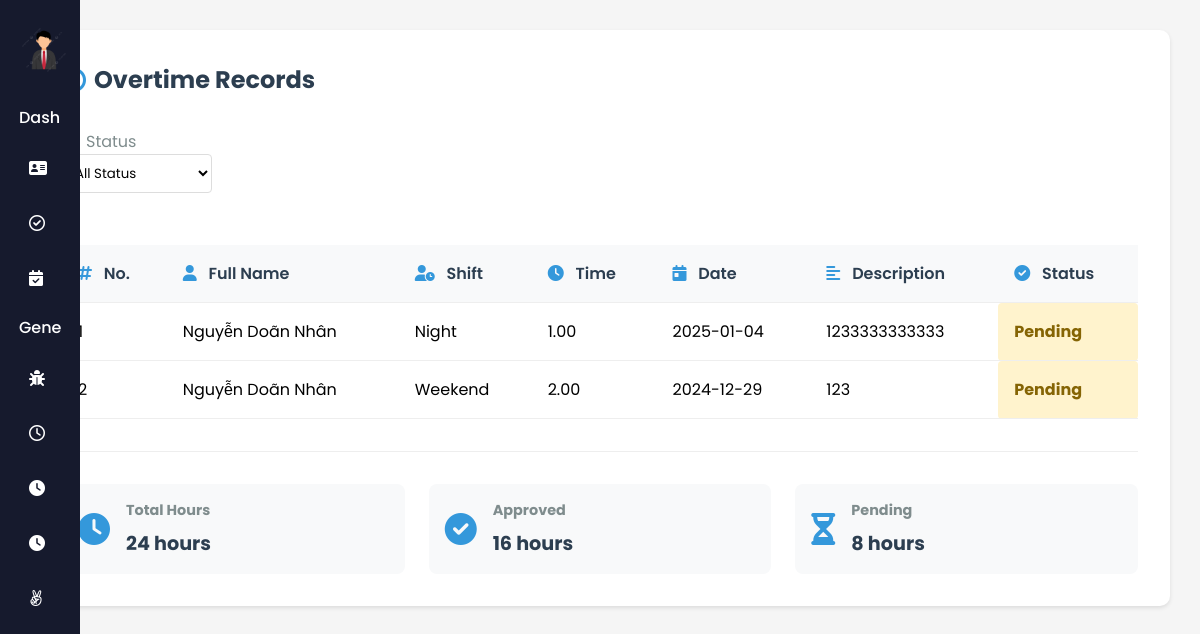
Page /index.php?action=viewPendingOTRequests (signed in) on the earlier database version.
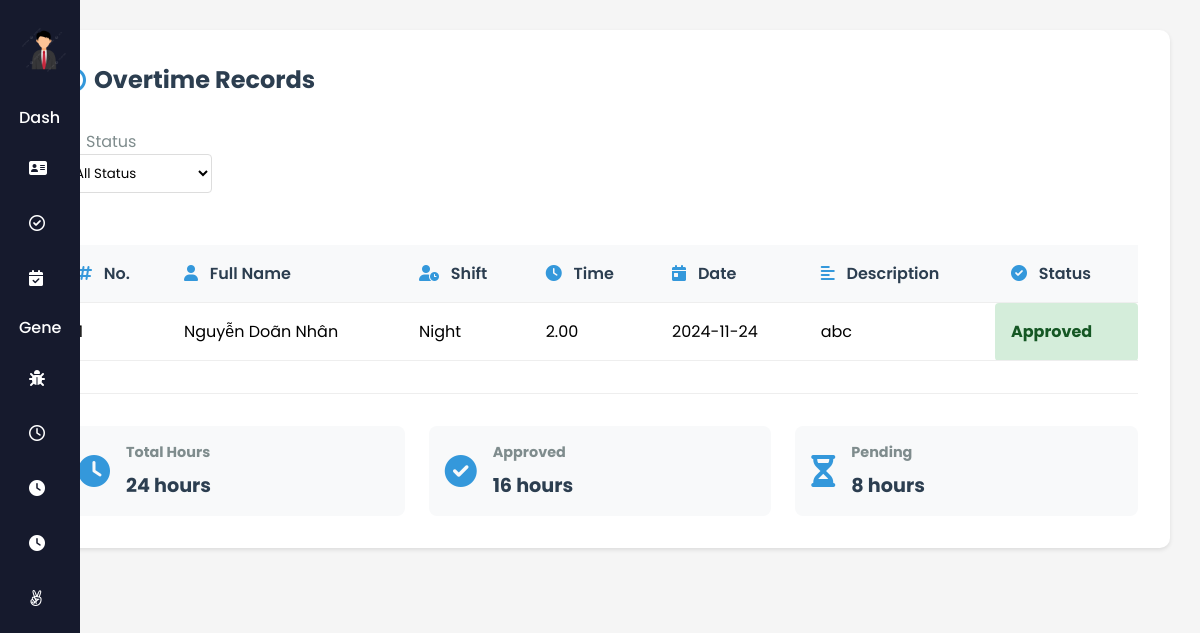
Same page on the later database version.
### tables this page shows
CREATE TABLE `ot` (
  `overtimeID` int(11) NOT NULL,
  `employeeID` int(11) NOT NULL,
  `date` date NOT NULL,
  `shift` enum('Weekend','Night','Holiday') NOT NULL,
  `time` decimal(5,2) DEFAULT NULL,
  `description` varchar(255) DEFAULT NULL,
  `status` enum('Pending','Approved','Rejected') NOT NULL DEFAULT 'Pending'
);

CREATE TABLE `employee` (
  `EmployeeID` int(11) NOT NULL,
  `Username` varchar(50) NOT NULL,
  `Password` varchar(100) NOT NULL,
  `FirstName` varchar(50) DEFAULT NULL,
  `LastName` varchar(50) DEFAULT NULL,
  `DateOfBirth` date DEFAULT NULL,
  `Gender` enum('male','female','other') DEFAULT NULL,
  `IdentityNumber` varchar(20) DEFAULT NULL,
  `IdentityIssuedDate` date DEFAULT NULL,
  `IdentityIssuedPlace` varchar(100) DEFAULT NULL,
  `Email` varchar(100) DEFAULT NULL,
  `PhoneNumber` varchar(20) DEFAULT NULL,
  `MaritalStatus` enum('Có gia đình','Độc thân') DEFAULT NULL,
  `Hometown` varchar(100) DEFAULT NULL,
  `PlaceOfBirth` varchar(100) DEFAULT NULL,
  `Nationality` varchar(50) DEFAULT NULL,
  `Role` enum('giam doc','nhan vien','ke toan','admin') DEFAULT NULL,
  `BaseSalary` decimal(15,2) NOT NULL DEFAULT 0.00
);

### controllers/OTController.php (called while the page is built, shortened)
<?php
require_once 'models/OvertimeModel.php';
class OTController {
    private $overtimeModel;
    public function __construct($db) {
        $this->overtimeModel = new OvertimeModel($db);
    }
    public function viewPendingOTRequests() {
        $status = isset($_GET['status']) ? $_GET['status'] : 'all';
        $overtime_requests = $this->overtimeModel->getFilteredOvertimeRequests(
            $_SESSION['id'],
            $status
        );
        $activeStatusFilter = $status;
        include 'views/viewPendingOTRequests.php';
    }
}
?>

### models/OvertimeModel.php (called while the page is built, shortened)
<?php
class OvertimeModel {
    private $pdo;
    public function __construct($pdo) {
        $this->pdo = $pdo;
    }
    public function getFilteredOvertimeRequests($employeeId, $status = null) {
        $query = "SELECT ot.*, e.FirstName, e.LastName
                  FROM ot
                  JOIN employee e ON ot.EmployeeID = e.EmployeeID
                  WHERE ot.EmployeeID = :employeeId";
        $params = ['employeeId' => $employeeId];
        $query .= " ORDER BY ot.overtimeID DESC";
        $stmt = $this->pdo->prepare($query);
        $stmt->execute($params);
        return $stmt->fetchAll(PDO::FETCH_ASSOC);
    }
}
?>

### views/viewPendingOTRequests.php (the view, shortened to what this page needs)
<!DOCTYPE html>
<html lang="en">
<head>
    <link rel="stylesheet" href="assets/css/viewPendingOTRequests.css" />
    <link
      rel="stylesheet"
      href="https://cdnjs.cloudflare.com/ajax/libs/font-awesome/6.0.0-beta3/css/all.min.css"
    />
</head>
<body>
    <?php include 'views/layouts/sidebar.php'; ?>
    <div class="main-content">
    <div class="overtime-records-container">
        <div class="records-header">
        <h2><i class="fas fa-history"></i> Overtime Records</h2>
        </div>
        <div class="records-filters">
            <form method="GET" action="index.php" class="filter-form">
                <div class="filter-group">
                    <label><i class="fas fa-filter"></i> Status</label>
                    <select name="status" onchange="this.form.submit()">
                        <option value="all" <?php echo isset($activeStatusFilter) && $activeStatusFilter == 'all' ? 'selected' : ''; ?>>All Status</option>
                    </select>
                </div>
            </form>
        </div>
        <div class="records-table">
        <table id="overtimeTable">
            <thead>
            <tr>
                <th><i class="fas fa-hashtag"></i> No.</th>
                <th><i class="fas fa-user"></i> Full Name</th>
                <th><i class="fas fa-user-clock"></i> Shift</th>
                <th><i class="fas fa-clock"></i> Time</th>
                <th><i class="fas fa-calendar-day"></i> Date</th>
                <th><i class="fas fa-align-left"></i> Description</th>
                <th><i class="fas fa-check-circle"></i> Status</th>
            </tr>
            </thead>
            <tbody>
                <?php
                    if (isset($overtime_requests) && !empty($overtime_requests)) {
                        $counter = 1;
                        foreach ($overtime_requests as $request) {
                            $statusClass = '';
                            switch ($request['status']) {
                                case 'Pending':
                                    $statusClass = 'pending';
                                    break;
                                case 'Approved':
                                    $statusClass = 'approved';
                                    break;
                            }
                            echo "<tr>";
                            echo "<td>{$counter}</td>";
                            echo "<td>{$request['FirstName']} {$request['LastName']}</td>";
                            echo "<td>{$request['shift']}</td>";
                            echo "<td>{$request['time']}</td>";
                            echo "<td>{$request['date']}</td>";
                            echo "<td>{$request['description']}</td>";
                            echo "<td class='status {$statusClass}'>{$request['status']}</td>";
                            echo "</tr>";
                            $counter++;
                        }
                    } else {
                        echo "<tr><td colspan='8'>No overtime requests found.</td></tr>";
                    }
                ?>
        </tbody>
        </table>
        </div>
        <div class="records-summary">
        <div class="summary-item">
            <i class="fas fa-clock"></i>
            <div class="summary-info">
            <h4>Total Hours</h4>
            <p>24 hours</p>
            </div>
        </div>
        <div class="summary-item">
            <i class="fas fa-check-circle"></i>
            <div class="summary-info">
            <h4>Approved</h4>
            <p>16 hours</p>
            </div>
        </div>
        <div class="summary-item">
            <i class="fas fa-hourglass-half"></i>
            <div class="summary-info">
            <h4>Pending</h4>
            <p>8 hours</p>
            </div>
        </div>
        </div>
    </div>
    </div>
</body>
</html>

### index.php (shortened to what this page needs)
<?php
require_once 'controllers/ErrorReportController.php';
require_once 'controllers/OTController.php';
require_once 'config.php';
require_once 'models/OvertimeModel.php';
$action = isset($_GET['action']) ? $_GET['action'] : 'login';
switch ($action) {
    case 'viewPendingOTRequests':
        $OTController = new OTController($pdo);
        $OTController->viewPendingOTRequests();
        break;
}
?>

### views/layouts/sidebar.php (shortened to what this page needs)
<!DOCTYPE html>
<html lang="en">
<head>
    <link rel="stylesheet" href="assets/css/sidebar.css" />
    <link rel="stylesheet" href="https://cdnjs.cloudflare.com/ajax/libs/font-awesome/6.0.0-beta3/css/all.min.css" />
</head>
<body>
    <aside class="sidebar">
        <div class="sidebar-header">
            <img src="assets/images/avatar.png" alt="Avatar" />
        </div>
        <div class="sidebar-links">
            <h4>
                <div class="menu-separator"></div>
            </h4>
            <li>
                <a href="index.php?action=profile">
                    <i class="fas fa-address-card"> </i> Personal Information
                    Dashboard</a>
            </li>
            <li>
                <a href="index.php?action=checkin">
                    <i class="far fa-check-circle"></i>Check In/Check Out</a>
            </li>
            <li>
                <a href="index.php?action=attendance">
                    <i class="fas fa-calendar-check"></i>Attendance History</a>
            </li>
            <h4>
                <div class="menu-separator"></div>
            </h4>
            <li>
                <a href="index.php?action=submitErrorReport"> <i class="fas fa-bug"></i>Error Report</a>
            </li>
            <li>
                <a href="index.php?action=submitLeaveRequest">
                    <i class="far fa-clock"></i>Leave Application</a>
            </li>
            <li>
                <a href="index.php?action=submitOT"><i class="fas fa-clock"></i>Overtime Registration</a>
            </li>
            <li>
                <a href="index.php?action=viewEmployeePayroll"><i class="fas fa-clock"></i>Salary</a>
            </li>
            <li>
                <a href="index.php?action=logout"> <i class="fab fa-angellist"></i>Logout </a>
            </li>
        </div>
    </aside>
</body>
</html>

### assets/css/viewPendingOTRequests.css (style rules this page uses)
* { margin: 0; padding: 0; box-sizing: border-box; font-family: "Poppins", sans-serif; }
body { min-height: 100vh; background: #f0f4ff; font-family: Arial, sans-serif; margin: 0; padding: 0; background-color: #f5f5f5; }
.sidebar { position: fixed; top: 0; left: 0; height: 100%; width: 80px; display: flex; overflow-x: hidden; flex-direction: column; background: #161a2d; padding: 25px 19px; transition: all 0.4s ease; }
.sidebar .sidebar-header { display: flex; align-items: center; }
.sidebar .sidebar-header img { width: 42px; border-radius: 50%; }
.sidebar-links h4 { color: #fff; font-weight: 500; white-space: nowrap; margin: 10px 0; position: relative; }
.sidebar-links .menu-separator { position: absolute; left: 0; top: 50%; width: 100%; height: 1px; transform: translateY(-50%); background: #4f52ba; transform-origin: right; transition-delay: 0.2s; }
.sidebar-links { list-style: none; margin-top: 20px; height: 80%; overflow-y: auto; scrollbar-width: none; }
.sidebar-links li a { display: flex; align-items: center; gap: 0 20px; color: #fff; font-weight: 500; white-space: nowrap; padding: 15px 10px; text-decoration: none; transition: 0.2s ease; }
.main-content { padding: 30px; max-width: 1200px; margin: 0 auto; }
.overtime-records-container { background: #fff; padding: 2rem; border-radius: 10px; box-shadow: 0 2px 4px rgba(0, 0, 0, 0.1); }
.records-header { display: flex; justify-content: space-between; align-items: center; margin-bottom: 2rem; }
.records-header h2 { color: #2c3e50; display: flex; align-items: center; gap: 0.5rem; }
.records-filters { display: flex; gap: 1.5rem; margin-bottom: 2rem; }
.filter-group { display: flex; flex-direction: column; gap: 0.5rem; }
.filter-group label { display: flex; align-items: center; gap: 0.5rem; color: #7f8c8d; }
.filter-group select { padding: 0.5rem; border: 1px solid #ddd; border-radius: 5px; min-width: 150px; }
.records-table { overflow-x: auto; margin-bottom: 2rem; }
.records-table table { width: 100%; border-collapse: collapse; }
.records-table th, .records-table td { padding: 1rem; text-align: left; border-bottom: 1px solid #eee; }
.records-table th { background: #f8f9fa; color: #2c3e50; font-weight: 600; }
.records-table th i { color: #3498db; margin-right: 0.5rem; }
.records-summary { display: grid; grid-template-columns: repeat(3, 1fr); gap: 1.5rem; margin-top: 2rem; padding-top: 2rem; border-top: 1px solid #eee; }
.summary-item { display: flex; align-items: center; gap: 1rem; padding: 1rem; background: #f8f9fa; border-radius: 8px; }
.summary-item i { font-size: 2rem; color: #3498db; }
.summary-info h4 { color: #7f8c8d; font-size: 0.9rem; margin-bottom: 0.5rem; }
.summary-info p { color: #2c3e50; font-size: 1.2rem; font-weight: bold; }

### assets/css/sidebar.css (style rules this page uses)
* { margin: 0; padding: 0; box-sizing: border-box; font-family: "Poppins", sans-serif; }
body { min-height: 100vh; background: #f0f4ff; font-family: Arial, sans-serif; margin: 0; padding: 0; background-color: #f5f5f5; }
.sidebar { position: fixed; top: 0; left: 0; height: 100%; width: 80px; display: flex; overflow-x: hidden; flex-direction: column; background: #161a2d; padding: 25px 19px; transition: all 0.4s ease; }
.sidebar .sidebar-header { display: flex; align-items: center; }
.sidebar .sidebar-header img { width: 50px; border-radius: 55%; }
.sidebar-links h4 { color: #fff; font-weight: 500; white-space: nowrap; margin: 10px 0; position: relative; }
.sidebar-links .menu-separator { position: absolute; left: 0; top: 50%; width: 100%; height: 1px; transform: translateY(-50%); background: #4f52ba; transform-origin: right; transition-delay: 0.2s; }
.sidebar-links { list-style: none; margin-top: 20px; height: 80%; overflow-y: auto; scrollbar-width: none; }
.sidebar-links li a { display: flex; align-items: center; gap: 0 20px; color: #fff; font-weight: 500; white-space: nowrap; padding: 15px 10px; text-decoration: none; transition: 0.2s ease; }

### views/viewPendingOTRequests.php (style rules this page uses)
.status { font-weight: bold; padding: 5px 10px; border-radius: 4px; text-align: center; }
.status.approved { background-color: #d4edda; color: #155724; }
.filter-form { margin-bottom: 20px; }
.filter-group { display: inline-block; margin-right: 15px; }
.filter-group select { padding: 8px; border: 1px solid #ddd; border-radius: 4px; background-color: white; }
.filter-group label { margin-right: 8px; }
.status.pending { background-color: #fff3cd; color: #856404; }

Differences in the rows shown:
removed ot: employee.FirstName "Nguyễn Doãn", employee.LastName "Nhân", shift "Night", time "1.00", date "2025-01-04", description "1233333333333", status "Pending"
removed ot: employee.FirstName "Nguyễn Doãn", employee.LastName "Nhân", shift "Weekend", time "2.00", date "2024-12-29", description "123", status "Pending"
added ot: employee.FirstName "Nguyễn Doãn", employee.LastName "Nhân", shift "Night", time "2.00", date "2024-11-24", description "abc", status "Approved"
